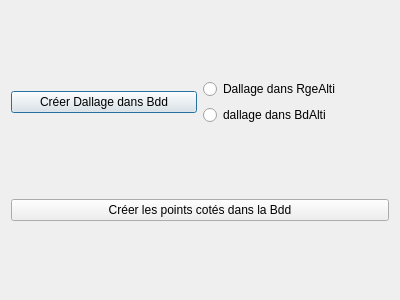
<?xml version="1.0" encoding="UTF-8"?>
<ui version="4.0">
 <class>DialogTopographie</class>
 <widget class="QDialog" name="DialogTopographie">
  <property name="geometry">
   <rect>
    <x>0</x>
    <y>0</y>
    <width>400</width>
    <height>300</height>
   </rect>
  </property>
  <property name="windowTitle">
   <string>Dialog</string>
  </property>
  <layout class="QVBoxLayout" name="verticalLayout">
   <item>
    <layout class="QHBoxLayout" name="horizontalLayout">
     <item>
      <widget class="QPushButton" name="BoutonCreerDalage">
       <property name="text">
        <string>Créer Dallage dans Bdd</string>
       </property>
      </widget>
     </item>
     <item>
      <layout class="QVBoxLayout" name="verticalLayout_2">
       <item>
        <widget class="QRadioButton" name="radioBouton_dalleRge">
         <property name="text">
          <string>Dallage dans RgeAlti</string>
         </property>
        </widget>
       </item>
       <item>
        <widget class="QRadioButton" name="radioBouton_dalleBd">
         <property name="text">
          <string>dallage dans BdAlti</string>
         </property>
        </widget>
       </item>
      </layout>
     </item>
    </layout>
   </item>
   <item>
    <widget class="QPushButton" name="BoutonCreerXYZ">
     <property name="text">
      <string>Créer les points cotés dans la Bdd</string>
     </property>
    </widget>
   </item>
  </layout>
 </widget>
 <resources/>
 <connections/>
</ui>
